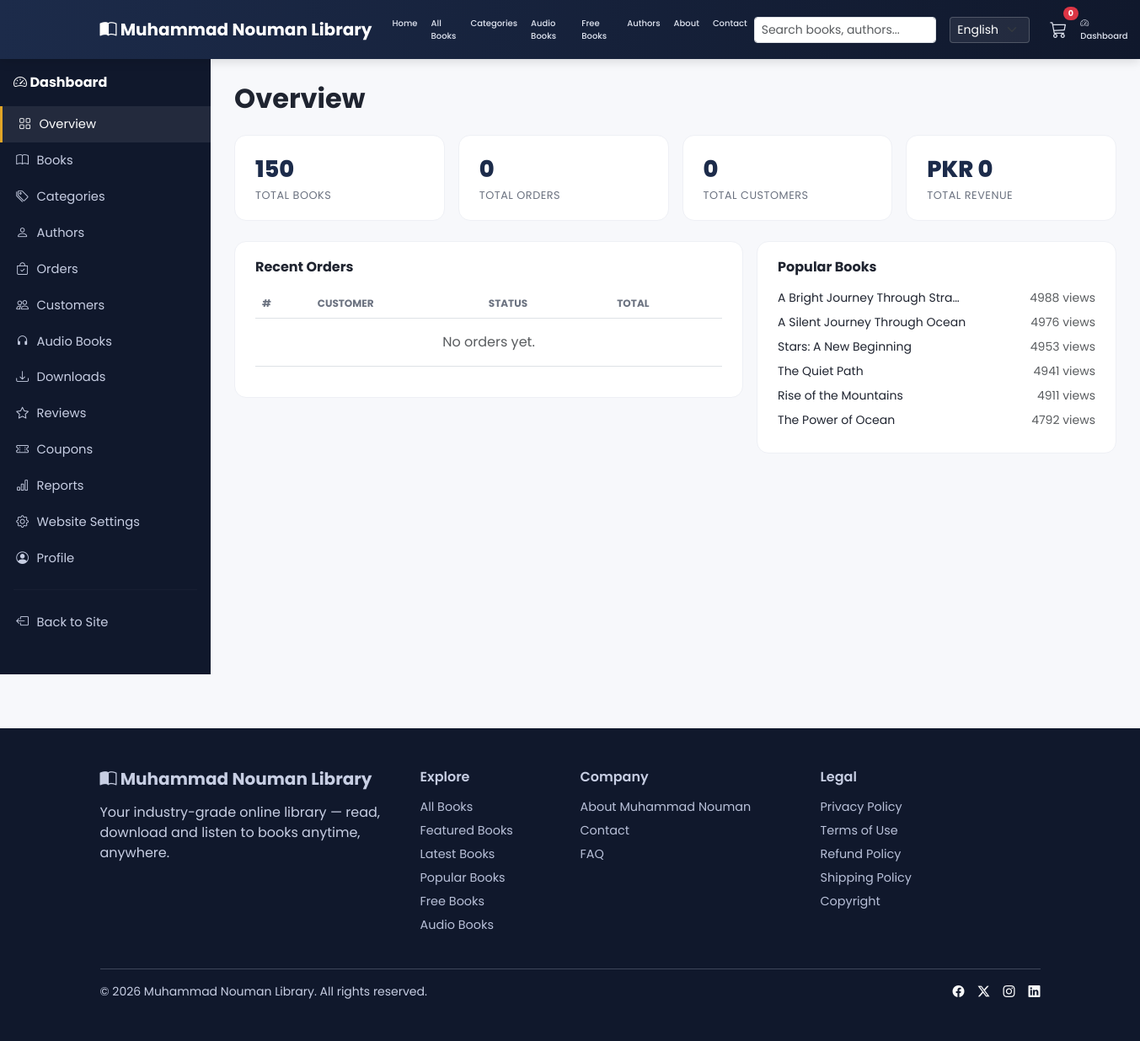
The page /dashboard/ (signed in) on the database its author committed.
### apps/books/models.py (models this page shows, shortened)
class Book(models.Model):
    LANGUAGE_CHOICES = [
        ('en', 'English'),
        ('ur', 'Urdu'),
        ('ar', 'Arabic'),
    ]
    title = models.CharField(max_length=250)
    slug = models.SlugField(max_length=270, unique=True, blank=True)
    author = models.ForeignKey(Author, on_delete=models.CASCADE, related_name='books')
    category = models.ForeignKey(Category, on_delete=models.CASCADE, related_name='books')
    description = models.TextField(blank=True)
    short_description = models.CharField(max_length=300, blank=True)
    language = models.CharField(max_length=10, choices=LANGUAGE_CHOICES, default='en')
    pages = models.PositiveIntegerField(default=0)
    isbn = models.CharField(max_length=20, blank=True)
    published_date = models.DateField(null=True, blank=True)
    price = models.DecimalField(max_digits=8, decimal_places=2, default=0)
    discount_price = models.DecimalField(max_digits=8, decimal_places=2, null=True, blank=True)
    cover = models.ImageField(upload_to='covers/', blank=True, null=True)
    pdf_file = models.FileField(upload_to='books/', blank=True, null=True)
    audio_file = models.FileField(upload_to='audio/', blank=True, null=True)
    preview_pages = models.PositiveIntegerField(default=10, help_text="Pages visible in free preview")
    is_featured = models.BooleanField(default=False)
    is_free = models.BooleanField(default=False)
    is_published = models.BooleanField(default=True)
    is_bestseller = models.BooleanField(default=False)
    views_count = models.PositiveIntegerField(default=0)
    downloads_count = models.PositiveIntegerField(default=0)
    created_at = models.DateTimeField(auto_now_add=True)
    updated_at = models.DateTimeField(auto_now=True)
    class Meta:
        ordering = ['-created_at']
        indexes = [
            models.Index(fields=['is_published', 'is_featured']),
            models.Index(fields=['is_published', 'is_free']),
        ]

### apps/dashboard/views.py (the view)
# urls.py: path('', views.overview, name='overview'),
@staff_required
def overview(request):
    context = {
        'total_books': Book.objects.count(),
        'total_orders': Order.objects.count(),
        'total_customers': User.objects.filter(is_staff=False).count(),
        'total_revenue': Order.objects.filter(status='completed').aggregate(s=Sum('grand_total'))['s'] or 0,
        'recent_orders': Order.objects.select_related('user').order_by('-created_at')[:8],
        'popular_books': Book.objects.order_by('-views_count')[:6],
        'low_stock_note': Book.objects.filter(is_published=False).count(),
    }
    return render(request, 'dashboard/overview.html', context)

### apps/categories/context_processors.py (called while the page is built)
def category_menu(request):
    categories = Category.objects.filter(is_active=True).order_by('name')
    return {'nav_categories': categories}

### apps/core/context_processors.py (called while the page is built)
def site_settings(request):
    return {
        'SITE_NAME': settings.SITE_NAME,
        'CURRENCY': settings.CURRENCY,
    }

### apps/dashboard/views.py (called while the page is built)
def staff_required(view_func):
    @wraps(view_func)
    @login_required
    def _wrapped(request, *args, **kwargs):
        if not request.user.is_staff:
            messages.error(request, "You don't have access to the dashboard.")
            return redirect('core:home')
        return view_func(request, *args, **kwargs)
    return _wrapped

### apps/orders/cart.py (called while the page is built)
    def __len__(self):
        return sum(item['quantity'] for item in self.cart.values())

    def get_total_price(self):
        return sum(Decimal(item['price']) * item['quantity'] for item in self.cart.values())

### apps/orders/context_processors.py (called while the page is built)
def cart_summary(request):
    cart = getattr(request, 'cart', None)
    if cart is None:
        return {'cart_count': 0, 'cart_total': 0}
    return {'cart_count': len(cart), 'cart_total': cart.get_total_price()}

### templates/dashboard/overview.html (shortened to what this page needs)
{% extends "dashboard/base.html" %}
{% load i18n %}
{% block dash_content %}
<h2 class="fw-bold mb-4">{% trans "Overview" %}</h2>
<div class="row g-3 mb-4">
  <div class="col-md-3"><div class="dash-card dash-stat"><div class="num">{{ total_books }}</div><div class="label">{% trans "Total Books" %}</div></div></div>
  <div class="col-md-3"><div class="dash-card dash-stat"><div class="num">{{ total_orders }}</div><div class="label">{% trans "Total Orders" %}</div></div></div>
  <div class="col-md-3"><div class="dash-card dash-stat"><div class="num">{{ total_customers }}</div><div class="label">{% trans "Total Customers" %}</div></div></div>
  <div class="col-md-3"><div class="dash-card dash-stat"><div class="num">{{ CURRENCY }} {{ total_revenue }}</div><div class="label">{% trans "Total Revenue" %}</div></div></div>
</div>
<div class="row g-3">
  <div class="col-lg-7">
    <div class="dash-card">
      <h6 class="fw-bold mb-3">{% trans "Recent Orders" %}</h6>
      <table class="table dash-table">
        <thead><tr><th>#</th><th>{% trans "Customer" %}</th><th>{% trans "Status" %}</th><th>{% trans "Total" %}</th></tr></thead>
        <tbody>
          {% for order in recent_orders %}
          <tr><td><a href="{% url 'dashboard:order_detail' order.pk %}">{{ order.order_number }}</a></td><td>{{ order.full_name }}</td><td><span class="badge bg-primary">{{ order.get_status_display }}</span></td><td>{{ order.grand_total }}</td></tr>
          {% empty %}<tr><td colspan="4" class="text-center text-muted py-3">{% trans "No orders yet." %}</td></tr>{% endfor %}
        </tbody>
      </table>
    </div>
  </div>
  <div class="col-lg-5">
    <div class="dash-card">
      <h6 class="fw-bold mb-3">{% trans "Popular Books" %}</h6>
      {% for book in popular_books %}
      <div class="d-flex justify-content-between small mb-2"><span>{{ book.title|truncatechars:30 }}</span><span class="text-muted">{{ book.views_count }} {% trans "views" %}</span></div>
      {% empty %}<p class="text-muted small">{% trans "No data yet." %}</p>{% endfor %}
    </div>
  </div>
</div>
{% endblock %}

### static/css/style.css (style rules this page uses)
:root { --mnl-primary: #1c2b4a; --mnl-primary-dark: #10182c; --mnl-accent: #e0a527; --mnl-accent-dark: #c78f1c; --mnl-bg: #f7f8fb; --mnl-card: #ffffff; --mnl-text: #1f2430; --mnl-muted: #6b7280; --radius: 14px; }
body { font-family: 'Poppins', system-ui, sans-serif; background: var(--mnl-bg); color: var(--mnl-text); }
.dash-card { background: #fff; border-radius: 14px; padding: 1.25rem 1.5rem; border: 1px solid #eef0f5; }
.dash-stat .num { font-size: 1.7rem; font-weight: 800; color: var(--mnl-primary); }
.dash-stat .label { color: var(--mnl-muted); font-size: .8rem; text-transform: uppercase; letter-spacing: .04em; }
.dash-table thead th { color: var(--mnl-muted); font-size: .75rem; text-transform: uppercase; border-bottom-width: 1px; }

### rows shown on the page
Book: title "A Bright Journey Through Stra…", views_count "4988"
Book: title "A Silent Journey Through Ocean", views_count "4976"
Book: title "Stars: A New Beginning", views_count "4953"
Book: title "The Quiet Path", views_count "4941"
Book: title "Rise of the Mountains", views_count "4911"
Book: title "The Power of Ocean", views_count "4792"

### other values the page prints
{{ SITE_NAME }} "Muhammad Nouman Library"
{{ cart_count }} "0"
{{ total_books }} "150"
{{ total_orders }} "0"
{{ total_customers }} "0"
{{ CURRENCY }} "PKR"
{{ total_revenue }} "0"
form field language "English"
